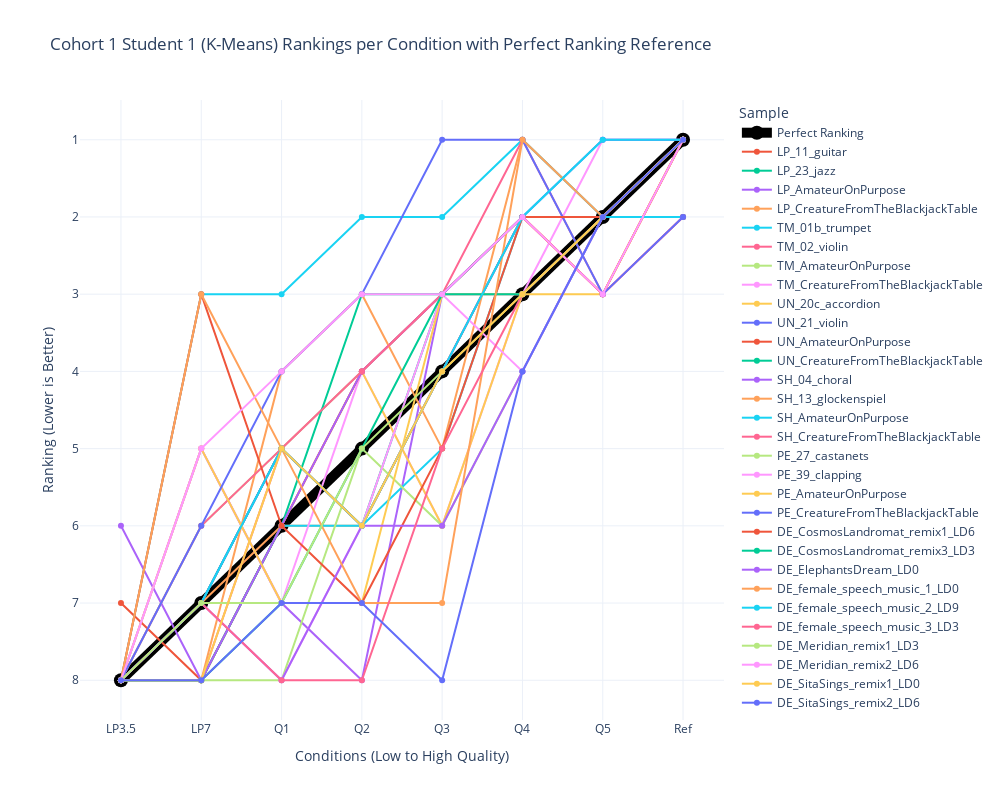

This figure's notebook cell:
### Code cell
# Spaghetti plot for BSU1_1 rankings

# Reshape rankings data for Plotly
BSU1_1_rankings_df = pd.DataFrame(reversed_BSU1_1_rankings_kmeans_based, columns=conditions)
BSU1_1_rankings_df['Sample'] = items

# Melt dataframe for better visualization
BSU1_1_rankings_df_melted = BSU1_1_rankings_df.melt(id_vars=['Sample'], var_name='Condition', value_name='Ranking')

BSU1_1_rankings_df_melted = pd.concat([perfect_df, BSU1_1_rankings_df_melted])

# Create plot
fig = px.line(BSU1_1_rankings_df_melted, x='Condition', y='Ranking', color='Sample', markers=True,
              title="Cohort 1 Student 1 (K-Means) Rankings per Condition with Perfect Ranking Reference",
              labels={"Ranking": "Ranking (Lower is Better)", "Condition": "Conditions (Low to High Quality)"},
              template="plotly_white")

# Adjust figure dimensions
fig.update_layout(width=1000, height=800)

# Invert y-axis (lower ranks at top)
fig.update_yaxes(autorange="reversed")

# Modify the "Perfect Ranking" line to be more visible
fig.update_traces(
    selector=dict(name="Perfect Ranking"),
    line=dict(width=10, color='black'),
    marker=dict(size=14, color='black')
)

# Show figure
fig.show()

### Figure 1 — Plotly figure (JSON) as saved in the notebook; plotly's stock layout.template omitted (floating-point values rounded to 4 significant figures)
{"data": [{"hovertemplate": "Sample=Perfect Ranking<br>Conditions (Low to High Quality)=%{x}<br>Ranking (Lower is Better)=%{y}<extra></extra>", "legendgroup": "Perfect Ranking", "line": {"color": "black", "dash": "solid", "width": 10}, "marker": {"color": "black", "size": 14, "symbol": "circle"}, "mode": "lines+markers", "name": "Perfect Ranking", "orientation": "v", "showlegend": true, "type": "scatter", "x": ["LP3.5", "LP7", "Q1", "Q2", "Q3", "Q4", "Q5", "Ref"], "xaxis": "x", "y": [8, 7, 6, 5, 4, 3, 2, 1], "yaxis": "y"}, {"hovertemplate": "Sample=LP_11_guitar<br>Conditions (Low to High Quality)=%{x}<br>Ranking (Lower is Better)=%{y}<extra></extra>", "legendgroup": "LP_11_guitar", "line": {"color": "#EF553B", "dash": "solid"}, "marker": {"symbol": "circle"}, "mode": "lines+markers", "name": "LP_11_guitar", "orientation": "v", "showlegend": true, "type": "scatter", "x": ["LP3.5", "LP7", "Q1", "Q2", "Q3", "Q4", "Q5", "Ref"], "xaxis": "x", "y": [8, 7, 5, 6, 4, 2, 2, 1], "yaxis": "y"}, {"hovertemplate": "Sample=LP_23_jazz<br>Conditions (Low to High Quality)=%{x}<br>Ranking (Lower is Better)=%{y}<extra></extra>", "legendgroup": "LP_23_jazz", "line": {"color": "#00cc96", "dash": "solid"}, "marker": {"symbol": "circle"}, "mode": "lines+markers", "name": "LP_23_jazz", "orientation": "v", "showlegend": true, "type": "scatter", "x": ["LP3.5", "LP7", "Q1", "Q2", "Q3", "Q4", "Q5", "Ref"], "xaxis": "x", "y": [8, 7, 5, 6, 3, 2, 2, 2], "yaxis": "y"}, {"hovertemplate": "Sample=LP_AmateurOnPurpose<br>Conditions (Low to High Quality)=%{x}<br>Ranking (Lower is Better)=%{y}<extra></extra>", "legendgroup": "LP_AmateurOnPurpose", "line": {"color": "#ab63fa", "dash": "solid"}, "marker": {"symbol": "circle"}, "mode": "lines+markers", "name": "LP_AmateurOnPurpose", "orientation": "v", "showlegend": true, "type": "scatter", "x": ["LP3.5", "LP7", "Q1", "Q2", "Q3", "Q4", "Q5", "Ref"], "xaxis": "x", "y": [8, 5, 7, 8, 3, 3, 2, 1], "yaxis": "y"}, {"hovertemplate": "Sample=LP_CreatureFromTheBlackjackTable<br>Conditions (Low to High Quality)=%{x}<br>Ranking (Lower is Better)=%{y}<extra></extra>", "legendgroup": "LP_CreatureFromTheBlackjackTable", "line": {"color": "#FFA15A", "dash": "solid"}, "marker": {"symbol": "circle"}, "mode": "lines+markers", "name": "LP_CreatureFromTheBlackjackTable", "orientation": "v", "showlegend": true, "type": "scatter", "x": ["LP3.5", "LP7", "Q1", "Q2", "Q3", "Q4", "Q5", "Ref"], "xaxis": "x", "y": [8, 7, 6, 6, 4, 2, 3, 1], "yaxis": "y"}, {"hovertemplate": "Sample=TM_01b_trumpet<br>Conditions (Low to High Quality)=%{x}<br>Ranking (Lower is Better)=%{y}<extra></extra>", "legendgroup": "TM_01b_trumpet", "line": {"color": "#19d3f3", "dash": "solid"}, "marker": {"symbol": "circle"}, "mode": "lines+markers", "name": "TM_01b_trumpet", "orientation": "v", "showlegend": true, "type": "scatter", "x": ["LP3.5", "LP7", "Q1", "Q2", "Q3", "Q4", "Q5", "Ref"], "xaxis": "x", "y": [8, 8, 6, 6, 5, 2, 2, 1], "yaxis": "y"}, {"hovertemplate": "Sample=TM_02_violin<br>Conditions (Low to High Quality)=%{x}<br>Ranking (Lower is Better)=%{y}<extra></extra>", "legendgroup": "TM_02_violin", "line": {"color": "#FF6692", "dash": "solid"}, "marker": {"symbol": "circle"}, "mode": "lines+markers", "name": "TM_02_violin", "orientation": "v", "showlegend": true, "type": "scatter", "x": ["LP3.5", "LP7", "Q1", "Q2", "Q3", "Q4", "Q5", "Ref"], "xaxis": "x", "y": [8, 8, 5, 4, 3, 2, 3, 2], "yaxis": "y"}, {"hovertemplate": "Sample=TM_AmateurOnPurpose<br>Conditions (Low to High Quality)=%{x}<br>Ranking (Lower is Better)=%{y}<extra></extra>", "legendgroup": "TM_AmateurOnPurpose", "line": {"color": "#B6E880", "dash": "solid"}, "marker": {"symbol": "circle"}, "mode": "lines+markers", "name": "TM_AmateurOnPurpose", "orientation": "v", "showlegend": true, "type": "scatter", "x": ["LP3.5", "LP7", "Q1", "Q2", "Q3", "Q4", "Q5", "Ref"], "xaxis": "x", "y": [8, 6, 5, 4, 3, 2, 2, 1], "yaxis": "y"}, {"hovertemplate": "Sample=TM_CreatureFromTheBlackjackTable<br>Conditions (Low to High Quality)=%{x}<br>Ranking (Lower is Better)=%{y}<extra></extra>", "legendgroup": "TM_CreatureFromTheBlackjackTable", "line": {"color": "#FF97FF", "dash": "solid"}, "marker": {"symbol": "circle"}, "mode": "lines+markers", "name": "TM_CreatureFromTheBlackjackTable", "orientation": "v", "showlegend": true, "type": "scatter", "x": ["LP3.5", "LP7", "Q1", "Q2", "Q3", "Q4", "Q5", "Ref"], "xaxis": "x", "y": [8, 5, 7, 4, 6, 3, 1, 1], "yaxis": "y"}, {"hovertemplate": "Sample=UN_20c_accordion<br>Conditions (Low to High Quality)=%{x}<br>Ranking (Lower is Better)=%{y}<extra></extra>", "legendgroup": "UN_20c_accordion", "line": {"color": "#FECB52", "dash": "solid"}, "marker": {"symbol": "circle"}, "mode": "lines+markers", "name": "UN_20c_accordion", "orientation": "v", "showlegend": true, "type": "scatter", "x": ["LP3.5", "LP7", "Q1", "Q2", "Q3", "Q4", "Q5", "Ref"], "xaxis": "x", "y": [8, 8, 6, 4, 6, 3, 3, 1], "yaxis": "y"}, {"hovertemplate": "Sample=UN_21_violin<br>Conditions (Low to High Quality)=%{x}<br>Ranking (Lower is Better)=%{y}<extra></extra>", "legendgroup": "UN_21_violin", "line": {"color": "#636efa", "dash": "solid"}, "marker": {"symbol": "circle"}, "mode": "lines+markers", "name": "UN_21_violin", "orientation": "v", "showlegend": true, "type": "scatter", "x": ["LP3.5", "LP7", "Q1", "Q2", "Q3", "Q4", "Q5", "Ref"], "xaxis": "x", "y": [8, 7, 5, 6, 4, 2, 1, 1], "yaxis": "y"}, {"hovertemplate": "Sample=UN_AmateurOnPurpose<br>Conditions (Low to High Quality)=%{x}<br>Ranking (Lower is Better)=%{y}<extra></extra>", "legendgroup": "UN_AmateurOnPurpose", "line": {"color": "#EF553B", "dash": "solid"}, "marker": {"symbol": "circle"}, "mode": "lines+markers", "name": "UN_AmateurOnPurpose", "orientation": "v", "showlegend": true, "type": "scatter", "x": ["LP3.5", "LP7", "Q1", "Q2", "Q3", "Q4", "Q5", "Ref"], "xaxis": "x", "y": [7, 8, 6, 4, 3, 2, 3, 1], "yaxis": "y"}, {"hovertemplate": "Sample=UN_CreatureFromTheBlackjackTable<br>Conditions (Low to High Quality)=%{x}<br>Ranking (Lower is Better)=%{y}<extra></extra>", "legendgroup": "UN_CreatureFromTheBlackjackTable", "line": {"color": "#00cc96", "dash": "solid"}, "marker": {"symbol": "circle"}, "mode": "lines+markers", "name": "UN_CreatureFromTheBlackjackTable", "orientation": "v", "showlegend": true, "type": "scatter", "x": ["LP3.5", "LP7", "Q1", "Q2", "Q3", "Q4", "Q5", "Ref"], "xaxis": "x", "y": [8, 8, 6, 3, 3, 2, 2, 1], "yaxis": "y"}, {"hovertemplate": "Sample=SH_04_choral<br>Conditions (Low to High Quality)=%{x}<br>Ranking (Lower is Better)=%{y}<extra></extra>", "legendgroup": "SH_04_choral", "line": {"color": "#ab63fa", "dash": "solid"}, "marker": {"symbol": "circle"}, "mode": "lines+markers", "name": "SH_04_choral", "orientation": "v", "showlegend": true, "type": "scatter", "x": ["LP3.5", "LP7", "Q1", "Q2", "Q3", "Q4", "Q5", "Ref"], "xaxis": "x", "y": [6, 8, 6, 4, 3, 2, 2, 1], "yaxis": "y"}, {"hovertemplate": "Sample=SH_13_glockenspiel<br>Conditions (Low to High Quality)=%{x}<br>Ranking (Lower is Better)=%{y}<extra></extra>", "legendgroup": "SH_13_glockenspiel", "line": {"color": "#FFA15A", "dash": "solid"}, "marker": {"symbol": "circle"}, "mode": "lines+markers", "name": "SH_13_glockenspiel", "orientation": "v", "showlegend": true, "type": "scatter", "x": ["LP3.5", "LP7", "Q1", "Q2", "Q3", "Q4", "Q5", "Ref"], "xaxis": "x", "y": [8, 8, 4, 3, 5, 1, 2, 1], "yaxis": "y"}, {"hovertemplate": "Sample=SH_AmateurOnPurpose<br>Conditions (Low to High Quality)=%{x}<br>Ranking (Lower is Better)=%{y}<extra></extra>", "legendgroup": "SH_AmateurOnPurpose", "line": {"color": "#19d3f3", "dash": "solid"}, "marker": {"symbol": "circle"}, "mode": "lines+markers", "name": "SH_AmateurOnPurpose", "orientation": "v", "showlegend": true, "type": "scatter", "x": ["LP3.5", "LP7", "Q1", "Q2", "Q3", "Q4", "Q5", "Ref"], "xaxis": "x", "y": [8, 3, 3, 2, 2, 1, 2, 2], "yaxis": "y"}, {"hovertemplate": "Sample=SH_CreatureFromTheBlackjackTable<br>Conditions (Low to High Quality)=%{x}<br>Ranking (Lower is Better)=%{y}<extra></extra>", "legendgroup": "SH_CreatureFromTheBlackjackTable", "line": {"color": "#FF6692", "dash": "solid"}, "marker": {"symbol": "circle"}, "mode": "lines+markers", "name": "SH_CreatureFromTheBlackjackTable", "orientation": "v", "showlegend": true, "type": "scatter", "x": ["LP3.5", "LP7", "Q1", "Q2", "Q3", "Q4", "Q5", "Ref"], "xaxis": "x", "y": [8, 6, 5, 4, 3, 1, 3, 2], "yaxis": "y"}, {"hovertemplate": "Sample=PE_27_castanets<br>Conditions (Low to High Quality)=%{x}<br>Ranking (Lower is Better)=%{y}<extra></extra>", "legendgroup": "PE_27_castanets", "line": {"color": "#B6E880", "dash": "solid"}, "marker": {"symbol": "circle"}, "mode": "lines+markers", "name": "PE_27_castanets", "orientation": "v", "showlegend": true, "type": "scatter", "x": ["LP3.5", "LP7", "Q1", "Q2", "Q3", "Q4", "Q5", "Ref"], "xaxis": "x", "y": [8, 8, 8, 5, 6, 4, 2, 1], "yaxis": "y"}, {"hovertemplate": "Sample=PE_39_clapping<br>Conditions (Low to High Quality)=%{x}<br>Ranking (Lower is Better)=%{y}<extra></extra>", "legendgroup": "PE_39_clapping", "line": {"color": "#FF97FF", "dash": "solid"}, "marker": {"symbol": "circle"}, "mode": "lines+markers", "name": "PE_39_clapping", "orientation": "v", "showlegend": true, "type": "scatter", "x": ["LP3.5", "LP7", "Q1", "Q2", "Q3", "Q4", "Q5", "Ref"], "xaxis": "x", "y": [8, 7, 8, 6, 3, 4, 2, 1], "yaxis": "y"}, {"hovertemplate": "Sample=PE_AmateurOnPurpose<br>Conditions (Low to High Quality)=%{x}<br>Ranking (Lower is Better)=%{y}<extra></extra>", "legendgroup": "PE_AmateurOnPurpose", "line": {"color": "#FECB52", "dash": "solid"}, "marker": {"symbol": "circle"}, "mode": "lines+markers", "name": "PE_AmateurOnPurpose", "orientation": "v", "showlegend": true, "type": "scatter", "x": ["LP3.5", "LP7", "Q1", "Q2", "Q3", "Q4", "Q5", "Ref"], "xaxis": "x", "y": [8, 5, 7, 7, 3, 3, 2, 1], "yaxis": "y"}, {"hovertemplate": "Sample=PE_CreatureFromTheBlackjackTable<br>Conditions (Low to High Quality)=%{x}<br>Ranking (Lower is Better)=%{y}<extra></extra>", "legendgroup": "PE_CreatureFromTheBlackjackTable", "line": {"color": "#636efa", "dash": "solid"}, "marker": {"symbol": "circle"}, "mode": "lines+markers", "name": "PE_CreatureFromTheBlackjackTable", "orientation": "v", "showlegend": true, "type": "scatter", "x": ["LP3.5", "LP7", "Q1", "Q2", "Q3", "Q4", "Q5", "Ref"], "xaxis": "x", "y": [8, 6, 4, 3, 1, 1, 3, 2], "yaxis": "y"}, {"hovertemplate": "Sample=DE_CosmosLandromat_remix1_LD6<br>Conditions (Low to High Quality)=%{x}<br>Ranking (Lower is Better)=%{y}<extra></extra>", "legendgroup": "DE_CosmosLandromat_remix1_LD6", "line": {"color": "#EF553B", "dash": "solid"}, "marker": {"symbol": "circle"}, "mode": "lines+markers", "name": "DE_CosmosLandromat_remix1_LD6", "orientation": "v", "showlegend": true, "type": "scatter", "x": ["LP3.5", "LP7", "Q1", "Q2", "Q3", "Q4", "Q5", "Ref"], "xaxis": "x", "y": [8, 3, 6, 7, 5, 2, 2, 1], "yaxis": "y"}, {"hovertemplate": "Sample=DE_CosmosLandromat_remix3_LD3<br>Conditions (Low to High Quality)=%{x}<br>Ranking (Lower is Better)=%{y}<extra></extra>", "legendgroup": "DE_CosmosLandromat_remix3_LD3", "line": {"color": "#00cc96", "dash": "solid"}, "marker": {"symbol": "circle"}, "mode": "lines+markers", "name": "DE_CosmosLandromat_remix3_LD3", "orientation": "v", "showlegend": true, "type": "scatter", "x": ["LP3.5", "LP7", "Q1", "Q2", "Q3", "Q4", "Q5", "Ref"], "xaxis": "x", "y": [8, 8, 7, 5, 3, 3, 2, 1], "yaxis": "y"}, {"hovertemplate": "Sample=DE_ElephantsDream_LD0<br>Conditions (Low to High Quality)=%{x}<br>Ranking (Lower is Better)=%{y}<extra></extra>", "legendgroup": "DE_ElephantsDream_LD0", "line": {"color": "#ab63fa", "dash": "solid"}, "marker": {"symbol": "circle"}, "mode": "lines+markers", "name": "DE_ElephantsDream_LD0", "orientation": "v", "showlegend": true, "type": "scatter", "x": ["LP3.5", "LP7", "Q1", "Q2", "Q3", "Q4", "Q5", "Ref"], "xaxis": "x", "y": [8, 7, 8, 6, 6, 4, 2, 1], "yaxis": "y"}, {"hovertemplate": "Sample=DE_female_speech_music_1_LD0<br>Conditions (Low to High Quality)=%{x}<br>Ranking (Lower is Better)=%{y}<extra></extra>", "legendgroup": "DE_female_speech_music_1_LD0", "line": {"color": "#FFA15A", "dash": "solid"}, "marker": {"symbol": "circle"}, "mode": "lines+markers", "name": "DE_female_speech_music_1_LD0", "orientation": "v", "showlegend": true, "type": "scatter", "x": ["LP3.5", "LP7", "Q1", "Q2", "Q3", "Q4", "Q5", "Ref"], "xaxis": "x", "y": [8, 3, 5, 7, 7, 1, 2, 1], "yaxis": "y"}, {"hovertemplate": "Sample=DE_female_speech_music_2_LD9<br>Conditions (Low to High Quality)=%{x}<br>Ranking (Lower is Better)=%{y}<extra></extra>", "legendgroup": "DE_female_speech_music_2_LD9", "line": {"color": "#19d3f3", "dash": "solid"}, "marker": {"symbol": "circle"}, "mode": "lines+markers", "name": "DE_female_speech_music_2_LD9", "orientation": "v", "showlegend": true, "type": "scatter", "x": ["LP3.5", "LP7", "Q1", "Q2", "Q3", "Q4", "Q5", "Ref"], "xaxis": "x", "y": [8, 7, 5, 6, 4, 2, 1, 1], "yaxis": "y"}, {"hovertemplate": "Sample=DE_female_speech_music_3_LD3<br>Conditions (Low to High Quality)=%{x}<br>Ranking (Lower is Better)=%{y}<extra></extra>", "legendgroup": "DE_female_speech_music_3_LD3", "line": {"color": "#FF6692", "dash": "solid"}, "marker": {"symbol": "circle"}, "mode": "lines+markers", "name": "DE_female_speech_music_3_LD3", "orientation": "v", "showlegend": true, "type": "scatter", "x": ["LP3.5", "LP7", "Q1", "Q2", "Q3", "Q4", "Q5", "Ref"], "xaxis": "x", "y": [8, 7, 8, 8, 5, 3, 2, 1], "yaxis": "y"}, {"hovertemplate": "Sample=DE_Meridian_remix1_LD3<br>Conditions (Low to High Quality)=%{x}<br>Ranking (Lower is Better)=%{y}<extra></extra>", "legendgroup": "DE_Meridian_remix1_LD3", "line": {"color": "#B6E880", "dash": "solid"}, "marker": {"symbol": "circle"}, "mode": "lines+markers", "name": "DE_Meridian_remix1_LD3", "orientation": "v", "showlegend": true, "type": "scatter", "x": ["LP3.5", "LP7", "Q1", "Q2", "Q3", "Q4", "Q5", "Ref"], "xaxis": "x", "y": [8, 7, 7, 5, 4, 3, 2, 1], "yaxis": "y"}, {"hovertemplate": "Sample=DE_Meridian_remix2_LD6<br>Conditions (Low to High Quality)=%{x}<br>Ranking (Lower is Better)=%{y}<extra></extra>", "legendgroup": "DE_Meridian_remix2_LD6", "line": {"color": "#FF97FF", "dash": "solid"}, "marker": {"symbol": "circle"}, "mode": "lines+markers", "name": "DE_Meridian_remix2_LD6", "orientation": "v", "showlegend": true, "type": "scatter", "x": ["LP3.5", "LP7", "Q1", "Q2", "Q3", "Q4", "Q5", "Ref"], "xaxis": "x", "y": [8, 5, 4, 3, 3, 2, 3, 1], "yaxis": "y"}, {"hovertemplate": "Sample=DE_SitaSings_remix1_LD0<br>Conditions (Low to High Quality)=%{x}<br>Ranking (Lower is Better)=%{y}<extra></extra>", "legendgroup": "DE_SitaSings_remix1_LD0", "line": {"color": "#FECB52", "dash": "solid"}, "marker": {"symbol": "circle"}, "mode": "lines+markers", "name": "DE_SitaSings_remix1_LD0", "orientation": "v", "showlegend": true, "type": "scatter", "x": ["LP3.5", "LP7", "Q1", "Q2", "Q3", "Q4", "Q5", "Ref"], "xaxis": "x", "y": [8, 8, 5, 6, 4, 3, 2, 1], "yaxis": "y"}, {"hovertemplate": "Sample=DE_SitaSings_remix2_LD6<br>Conditions (Low to High Quality)=%{x}<br>Ranking (Lower is Better)=%{y}<extra></extra>", "legendgroup": "DE_SitaSings_remix2_LD6", "line": {"color": "#636efa", "dash": "solid"}, "marker": {"symbol": "circle"}, "mode": "lines+markers", "name": "DE_SitaSings_remix2_LD6", "orientation": "v", "showlegend": true, "type": "scatter", "x": ["LP3.5", "LP7", "Q1", "Q2", "Q3", "Q4", "Q5", "Ref"], "xaxis": "x", "y": [8, 8, 7, 7, 8, 4, 2, 1], "yaxis": "y"}], "layout": {"height": 800, "legend": {"title": {"text": "Sample"}, "tracegroupgap": 0}, "title": {"text": "Cohort 1 Student 1 (K-Means) Rankings per Condition with Perfect Ranking Reference"}, "width": 1000, "xaxis": {"anchor": "y", "domain": [0, 1], "title": {"text": "Conditions (Low to High Quality)"}}, "yaxis": {"anchor": "x", "autorange": "reversed", "domain": [0, 1], "title": {"text": "Ranking (Lower is Better)"}}}}
